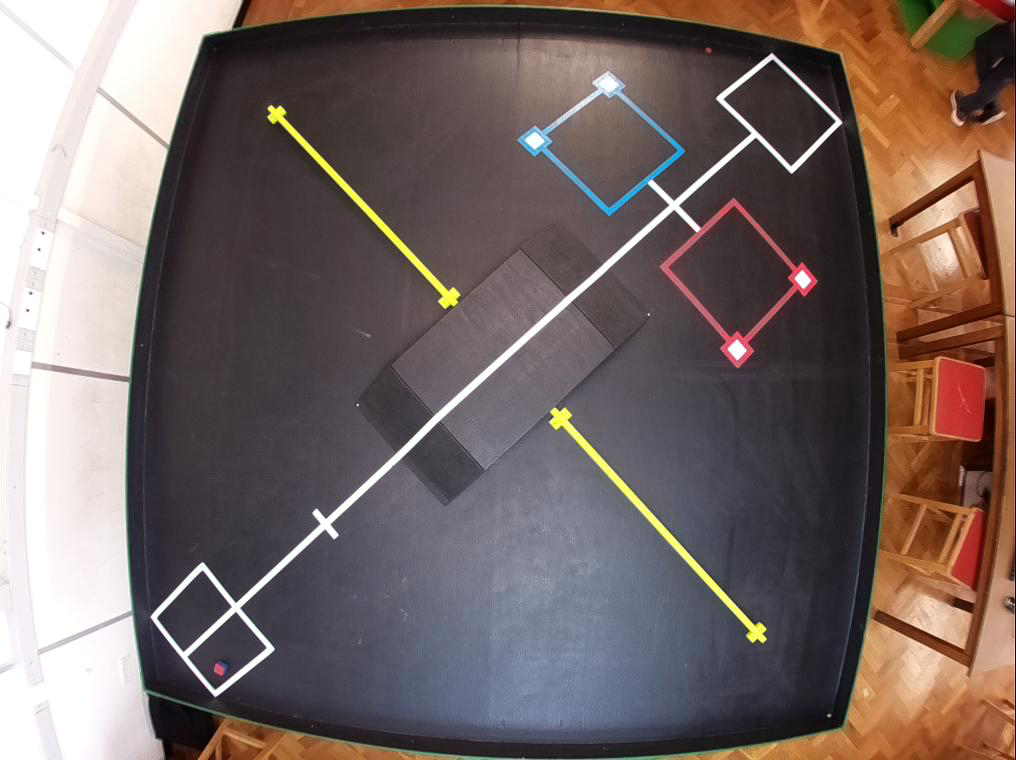
#> input picture Vision/TestPics/DT_imaged1.png, 1016 x 760 px, given in place of video.mjpeg, which was not available
$ python qrdetect.py   (older library calls are emulated)
#> lines starting #> are read from the running program, lines starting #| are printed output that depends on the picture; after the words box and inside, x2 and y2 are one past the last pixel; in counts of white or black regions, pixels touching at a corner belong together; pictures that were not available may be replaced by others from this repository, and a replacement may not be noted
### Vision/calibrate.py
import cv2
import numpy as np
import os
import glob


# [50 lines left out: function calibrate, not called in this run]

def undistort_fisheye(img, K=np.array([[637.8931714029114, 0.0, 509.67125143385334], [0.0, 636.4000140079311, 371.2613659540199], [0.0, 0.0, 1.0]]), D=np.array([[-0.02628723220492124], [-0.1740869162806197], [0.11587794888959864], [0.041124156040405195]]), DIM=(1016, 760)):
    img = rotate_image(img, -3)
    h,w = img.shape[:2]
    cam = np.eye(3)
    DIM = (int(w * 1.1), int(h * 1.1))
    map1, map2 = cv2.fisheye.initUndistortRectifyMap(K, D, cam, K, DIM, cv2.CV_16SC2)
    undistorted_img = cv2.remap(img, map1, map2, interpolation=cv2.INTER_LINEAR, borderMode=cv2.BORDER_DEFAULT)
    undistorted_img = undistorted_img[0:816, 90:987]
    return undistorted_img
# [5 lines left out: function undi, not called in this run]

def undistort(img, K=np.array([[637.8931714029114, 0.0, 509.67125143385334], [0.0, 636.4000140079311, 371.2613659540199], [0.0, 0.0, 1.0]]), D=np.array([[-0.02628723220492124], [-0.1740869162806197], [0.11587794888959864], [0.041124156040405195]]), DIM=(1016, 760)):
    return cv2.undistort(img, K, D, None, K)
# calibrate camera, output parameter, and undistort val.jpg

def rotate_image(image, angle):
  image_center = tuple(np.array(image.shape[1::-1]) / 2)
  rot_mat = cv2.getRotationMatrix2D(image_center, angle, 1.0)
  result = cv2.warpAffine(image, rot_mat, image.shape[1::-1], flags=cv2.INTER_LINEAR)
  return result
# [6 lines that do not run on import are left out]

### Vision/qrdetect.py
import cv2
import math
import calibrate
import poly as pl


def detecte(image):
    '''提取所有轮廓'''
    gray=cv2.cvtColor(image, cv2.COLOR_BGR2GRAY)#// Convert Image captured from Image Input to GrayScale
    canny = cv2.Canny(gray, 100, 200,3)#Apply Canny edge detection on the gray image
    contours,hierachy=cv2.findContours(canny,cv2.RETR_TREE,cv2.CHAIN_APPROX_SIMPLE)#Find contours with hierarchy
    return contours,hierachy
    #coutour是一个list，每个元素都是一个轮廓（彻底围起来算一个轮廓），用numpy中的ndarray表示。
    #hierarchy也是一个ndarry，其中的元素个数和轮廓个数相同，每个轮廓contours[i]对应4个hierarchy元素hierarchy[i][0] ~hierarchy[i][3]，
    #分别表示后一个轮廓、前一个轮廓、父轮廓、内嵌轮廓的索引编号，如果没有对应项，则该值为负数。


def cv_distance(a,b):
    #求出两点的截距
   selfx=a[0]-b[0]
   selfy=a[1]-b[1]
   selflen= math.sqrt((selfx**2)+(selfy**2))
   return selflen


def conter(image):
    # 输入包含二维码的图片，返回二维码的实际位置以及朝向

    contours,hierarchy=detecte(image)
    # print(len(contours))
    centers = {}
    M = {}
    # lista = [0,1,2,float("nan"),4]
    # print(lista[3])

    """
    Calculate the centers of the contours
    :param contours: Contours detected with find_contours
    :return: object centers as numpy array
    """
    for i in range(len(contours)):
        M[i] = cv2.moments(contours[i])
        if(M[i]["m00"] == 0):
            centers[i] = (float("nan"), float("nan"))
        else:
            centers[i] = (float(M[i]["m10"] / M[i]["m00"]), float(M[i]["m01"] / M[i]["m00"]))
        # print(centers[i])
  #计算符合5层嵌套的回形框
    mark = 0
    hierarchy = hierarchy[0]
    # print(hierarchy[0])

    for i in range(len(contours)):
        k = i
        c = 0
        while hierarchy[k][2] != -1:
            k = hierarchy[k][2]
            c = c+1
        if hierarchy[k][2] != -1:
            c = c+1
        if c >= 5:
            if mark == 0 :A = i
            elif mark == 1 :B = i
            elif mark == 2 :C = i
            mark = mark + 1
    # print(mark)
    #给返回值赋初值，如果没有识别到三个回形框，返回-1
    CentralPoint = [-1,-1]
    realPosition = [-1,-1]
    RotationAngle = -1
    if mark >=3:
        #计算三个回形框的质心点之间的距离
        AB = cv_distance(centers[A],centers[B])
        BC = cv_distance(centers[B],centers[C])
        CA = cv_distance(centers[C],centers[A])
        # [5 lines of commented-out code are left out]
        if AB > BC and AB > CA:
            outlier = C
            median1 = A
            median2 = B
        elif CA > AB and CA > BC:
            outlier = B
            median1 = A
            median2 = C
        elif BC > AB and BC > CA:
            outlier = A
            median1 = B
            median2 = C
        top = outlier
        # print("top point:",centers[top])

        #斜边的的中点就是二维码的质心
        CentralPoint_x = int((centers[median1][0]+centers[median2][0])/2)
        CentralPoint_y = int((centers[median1][1]+centers[median2][1])/2)
        CentralPoint = [CentralPoint_y,CentralPoint_x]
        # print("Central point:",CentralPoint)
        #根据图片像素与实际map的比例，可以求出二维码质心在实际中的位置
        #图片像素1920*1080  实际距离是4.2*2.4m
        realPosition_x =  (CentralPoint_x)
        realPosition_y =  (CentralPoint_y)
        realPosition = [realPosition_x,realPosition_y]
        # print("real point:",realPosition)


        # //判断二维码旋转方向，通过求top点在对角线哪一侧
        # // 定义：平面上的三点A(x1,y1),B(x2,y2),C(x3,y3)的面积量：
        # // S(A,B,C)=|A B C|= (x1-x3)*(y2-y3)-(y1-y3)*(x2-x3)
        # // 令矢量的起点为A，终点为B，判断的点为C，
        # // 如果S（A，B，C）为正数，则C在矢量AB的左侧；
        # // 如果S（A，B，C）为负数，则C在矢量AB的右侧；
        # // 如果S（A，B，C）为0，则C在直线AB上
        # 	//定义一个位于二维码左上方各200个像素的的DefaultTopPoint，#这样算出来的0度方向是水平向右
        # //当二维码旋转0度时，top点一定在此DefaultTopPoint与二维码质心CentralPoint的连线上

        DefaultTopPoint_x = CentralPoint_x + 200
        DefaultTopPoint_y = CentralPoint_y - 200
        DefaultTopPoint = [DefaultTopPoint_x,DefaultTopPoint_y]
        #沿逆时针方向增大到359
        Sdirection = (DefaultTopPoint_x - centers[top][0]) * (CentralPoint_y - centers[top][1]) -  (DefaultTopPoint_y - centers[top][1]) * (CentralPoint_x - centers[top][0])

        if Sdirection == 0:
            if centers[top][0]<CentralPoint_x: RotationAngle = 0#关键点的x坐标小于旋转中心的x坐标
            else:RotationAngle = 180
        else:
            # //通过余弦定理，已知三边求角度
            aa = cv_distance(DefaultTopPoint,centers[top])
            bb = cv_distance(centers[top],CentralPoint)
            cc = cv_distance(CentralPoint,DefaultTopPoint)
            RotationAngle =  math.degrees(math.acos((aa*aa-bb*bb-cc*cc)/(-2*bb*cc)))#旋转角
            if Sdirection < 0: RotationAngle = 360-RotationAngle
        # print("RotationAngle:",RotationAngle)
    return CentralPoint, realPosition,RotationAngle


def run():
    print("start Reveive")
    cap = cv2.VideoCapture('http://localhost:8081/stream/video.mjpeg')
    while True:
        ret, frame = cap.read()
#> frame is the input picture: shape (760, 1016, 3); mean B, G, R 100.2, 103.3, 117.9
        frame = calibrate.undistort_fisheye(frame)
#> in rotate_image, `result = cv2.warpAffine(image, rot_mat, image.shape[1::-1], flags=cv2...`:
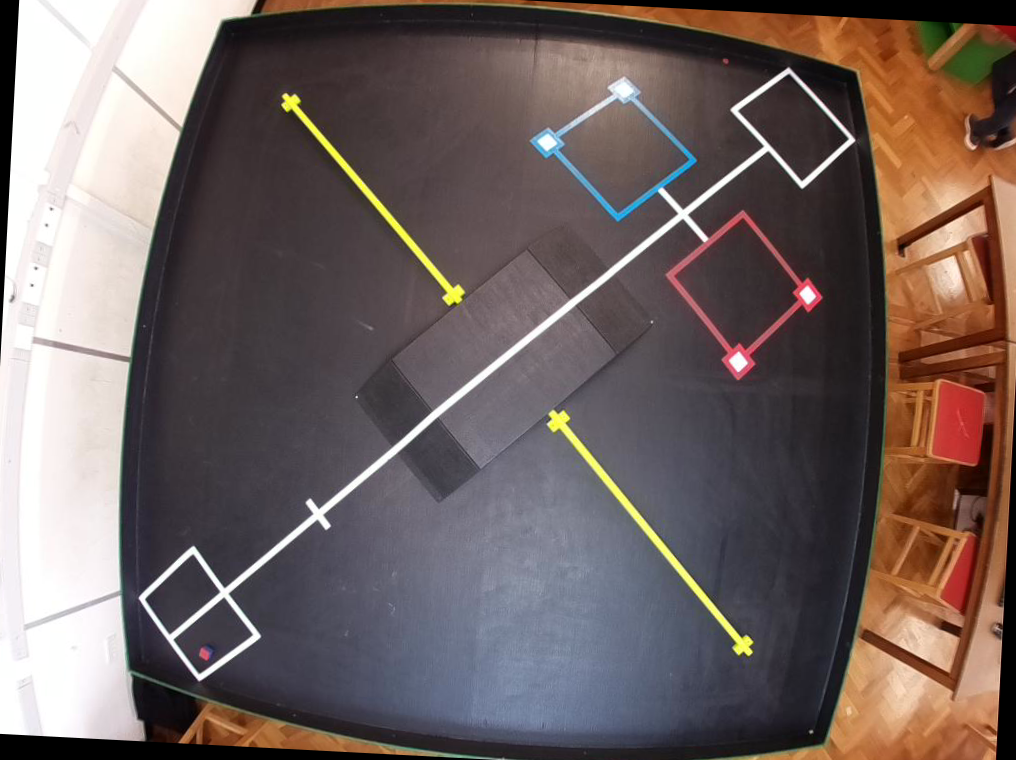
#> result: shape (760, 1016, 3); mean B, G, R 96.7, 99.2, 113.1
#> in undistort_fisheye, `map1, map2 = cv2.fisheye.initUndistortRectifyMap(K, D, cam, K, DIM, cv..`:
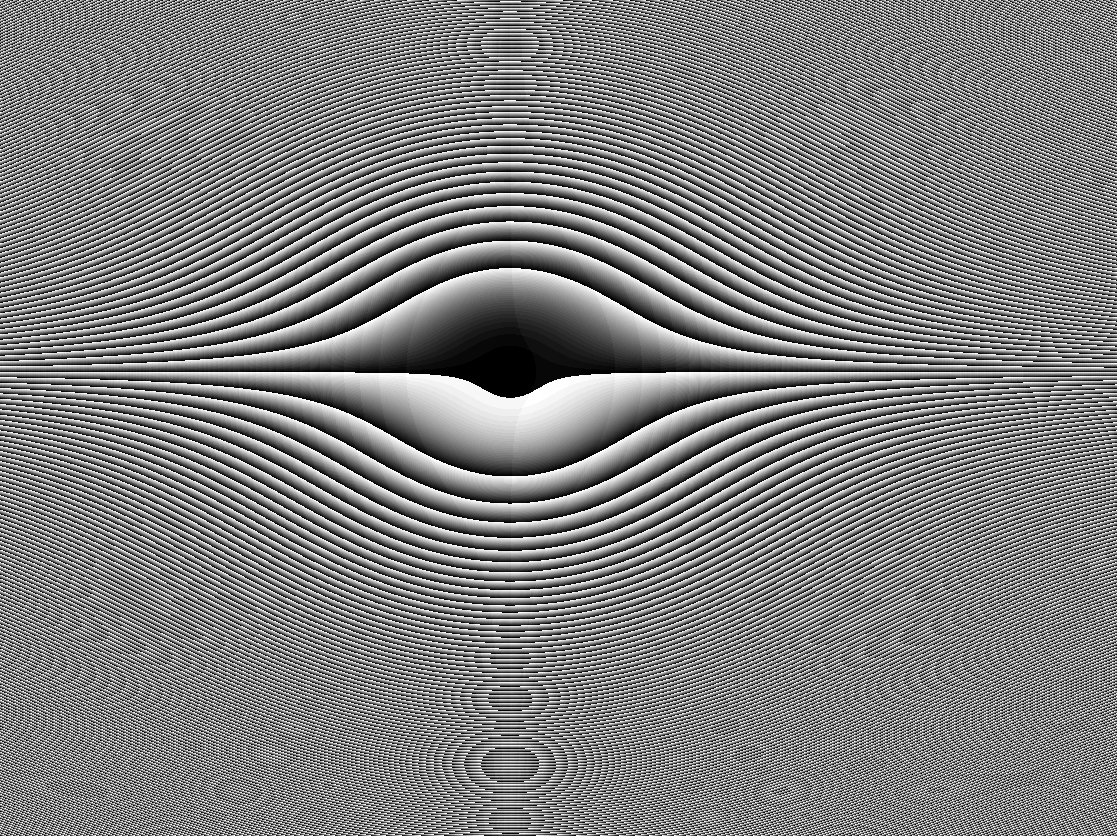
#> map2: shape (836, 1117) uint16; min 0, max 1023, mean 509.5; drawn with min black and max white
#> in undistort_fisheye, `undistorted_img = cv2.remap(img, map1, map2, interpolation=cv2.INTER_L..`:
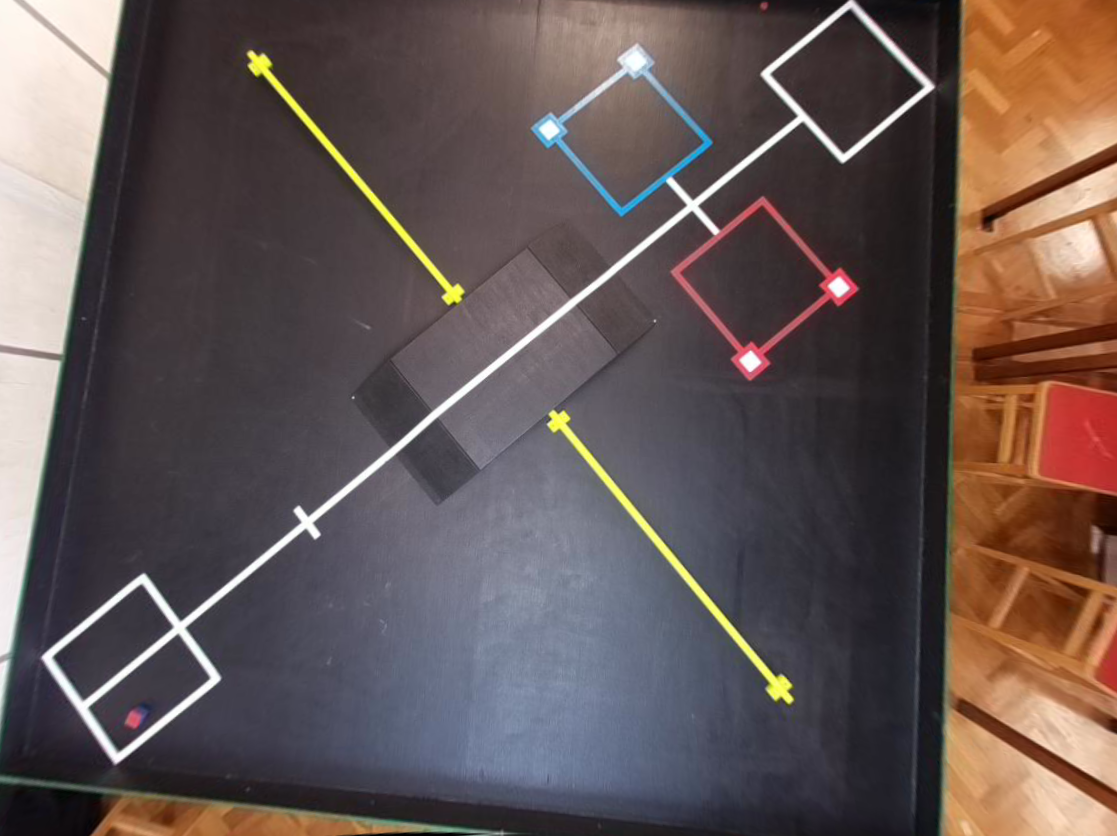
#> undistorted_img: shape (836, 1117, 3); mean B, G, R 83.8, 85.8, 100.2
        # frame=cv2.imread("/Users/davidhao/GitProject/CamProject/Vision-RB-Robotics/TestPics/qr.png")
        position, realposition,RotationAngle = conter(frame)
#> in detecte, `gray=cv2.cvtColor(image, cv2.COLOR_BGR2GRAY)#// Convert Image captured..`:
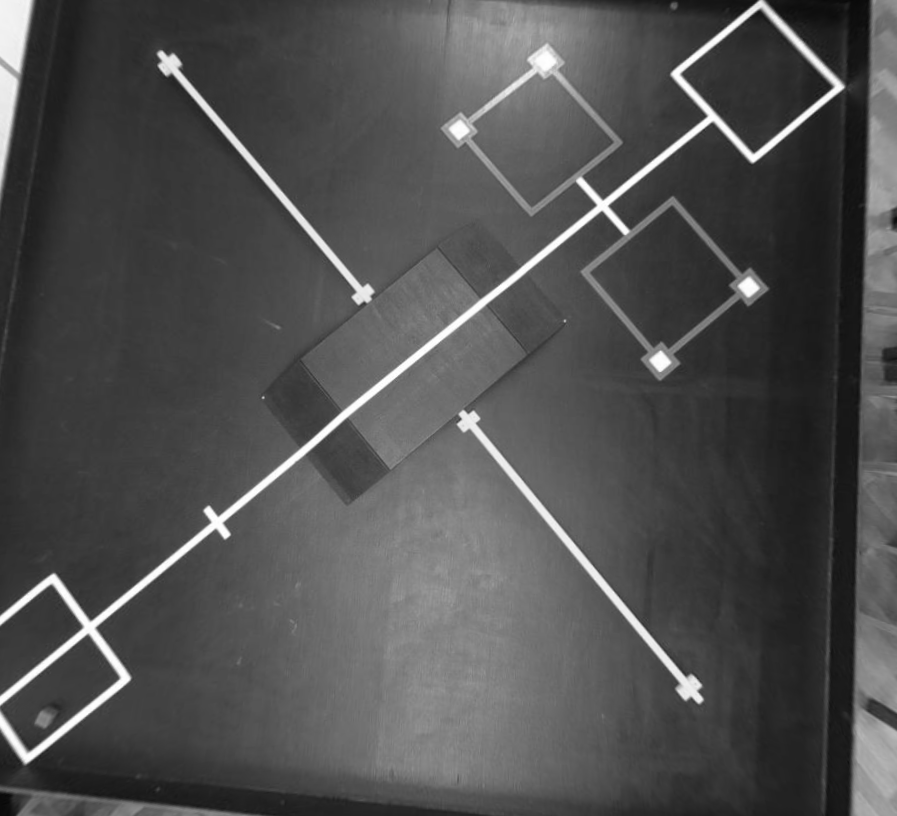
#> gray: shape (816, 897); min 7, max 255, mean 79.8
#> in detecte, `canny = cv2.Canny(gray, 100, 200,3)#Apply Canny edge detection on the ..`:
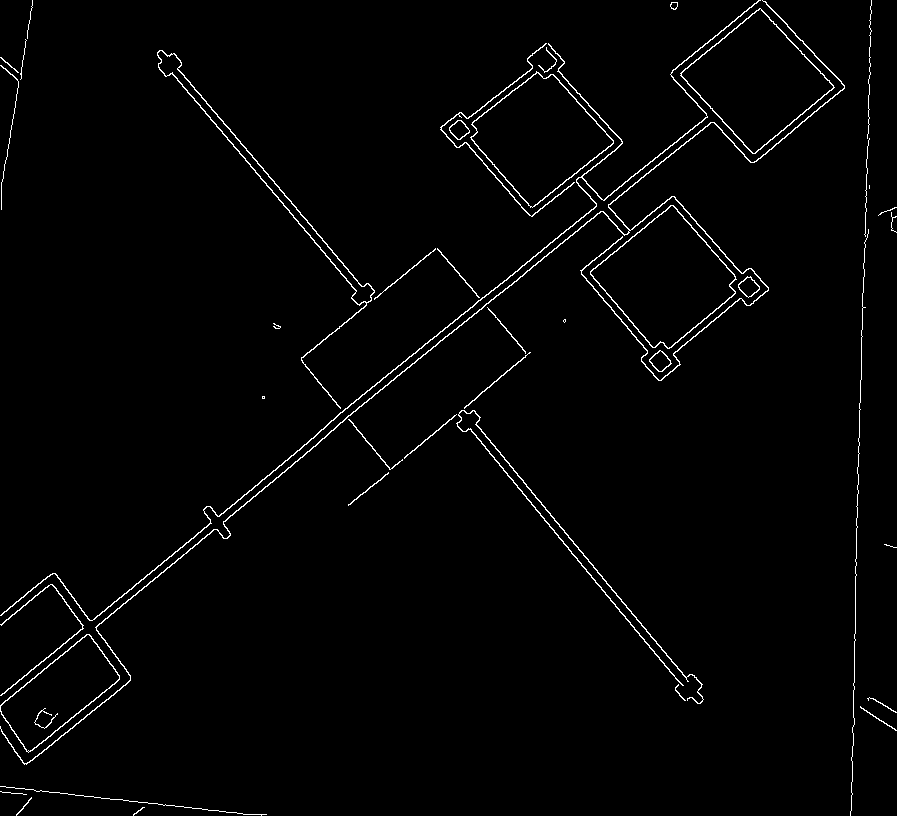
#> canny: shape (816, 897); 1.7% white in thin lines or dots
#> in detecte, `contours,hierachy=cv2.findContours(canny,cv2.RETR_TREE,cv2.CHAIN_APPRO..`: contours = 56 contours, 24 with area under 20; largest, box (x1, y1, x2, y2) and area: (590, 205, 737, 349) 11675, (680, 8, 835, 154) 11463, (590, 205, 736, 349) 11408, (681, 8, 834, 154) 11194, (470, 71, 614, 208) 10754
#> the loop in conter, `for i in range(len(contours)):` made 56 passes
#> after the loop in conter, `for i in range(len(contours)):`: M = 56 items
#> after the loop in conter, `for i in range(len(contours)):`: mark = 0
#> position = [-1, -1]; realposition = [-1, -1]; RotationAngle = -1
        if position == [-1,-1]:
            continue
        print(position, realposition, RotationAngle)
        frame = pl.draw_blank(blank = frame, coordinate_list=[position], color = (0, 255, 0))
        cv2.imshow('123456789',frame)
        if cv2.waitKey(1) == 27:
            break


if __name__ == '__main__':

    run()
    pass
